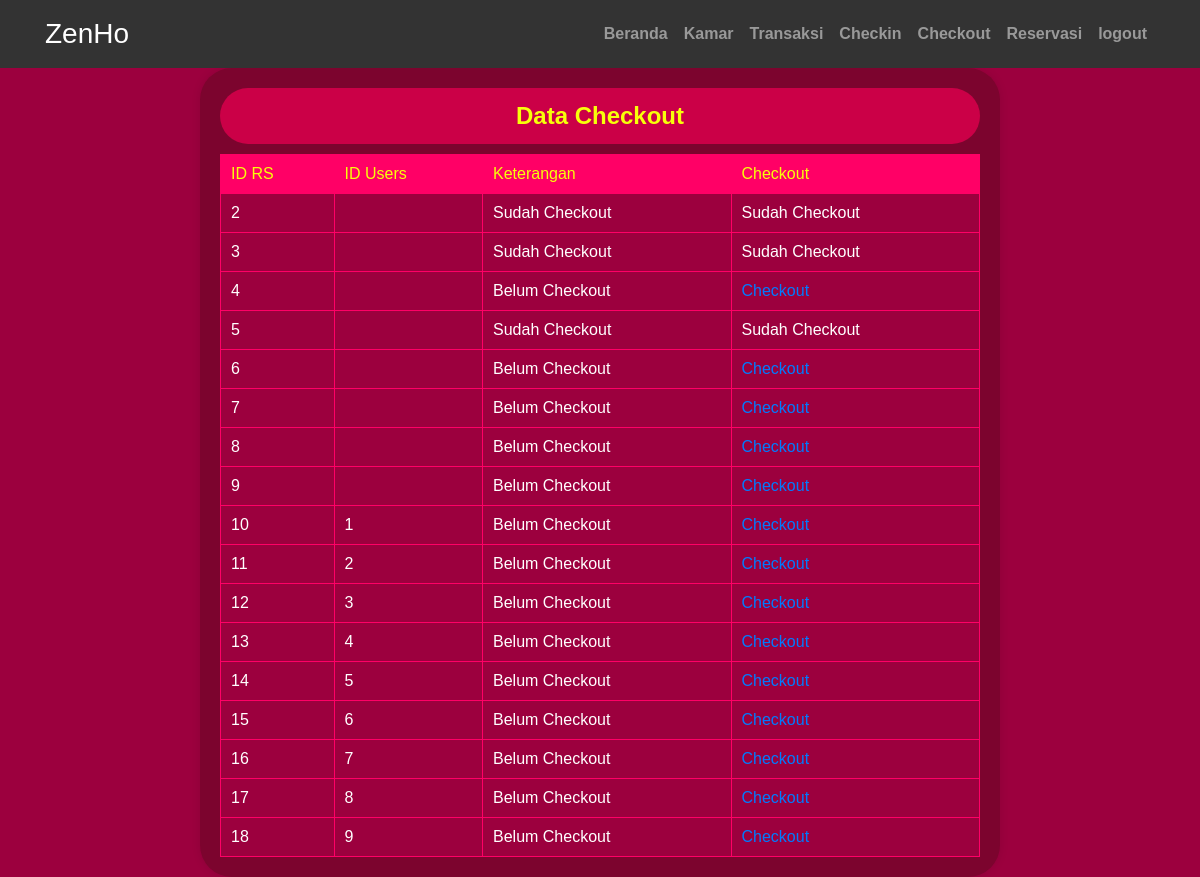
/hotel/chekout/table_chekout.php, run on the app's committed database.
### tables this page shows
CREATE TABLE `checkout` (
  `id_check` int(100) NOT NULL,
  `id_transaksi` int(200) DEFAULT NULL
);

### hotel/chekout/table_chekout.php (the view, shortened to what this page needs)
<html lang="en">
<head>
    <link rel="stylesheet" href="https://maxcdn.bootstrapcdn.com/bootstrap/4.5.2/css/bootstrap.min.css" />
    <link rel="stylesheet" href="../admin/zenadmin.css" />
</head>
<body>
    <header class="bg-dark text-white">
        <nav class="navbar navbar-expand-lg navbar-dark">
            <div class="container">
                <a class="navbar-brand" href="#">ZenHo</a>
                <div class="collapse navbar-collapse" id="navbarNav">
                    <ul class="navbar-nav ml-auto">
                    <li class="nav-item">
                            <a class="nav-link" href="../admin/zenadmin.php">Beranda</a>
                        </li>
                        <li class="nav-item">
                            <a class="nav-link" href="../kamar/ramak.php">Kamar</a>
                        </li>
                        <li class="nav-item">
                            <a class="nav-link" href="../transaksi.php">Transaksi</a>
                        </li>
                        <li class="nav-item">
                            <a class="nav-link" href="../reserfasi/table_chekin.php">Checkin</a>
                        </li>
                        <li class="nav-item">
                            <a class="nav-link" href="../chekout/table_chekout.php">Checkout</a>
                        </li>
                        <li class="nav-item">
                            <a class="nav-link" href="../reserfasi/reservasi.php">Reservasi</a>
                        </li>
                        <li class="nav-item">
                            <a class="nav-link" href="../admin/logout.php">logout</a>
                        </li>
                    </ul>
                </div>
            </div>
        </nav>
    </header>
    <div class="full">
        <div class="containerT content w-full">
            <div class="table-title">Data Checkout</div>
            <table class="data-table" border="1" cellpadding="5">
                <tr class="header-row">
                    <td>ID RS</td>
                    <td>ID Users</td>
                    <td>Keterangan</td>
                    <td>Checkout</td>
                </tr>
                <?php
            include "../koneksi.php";
            $data = mysqli_query($koneksi, "SELECT * FROM checkout");
            while ($data1 = mysqli_fetch_array($data)) {
                $id_c = $data1["id_check"];
                $check_query = mysqli_query($koneksi, "SELECT * FROM history WHERE id_check = $id_c");
                $keterangan = mysqli_num_rows($check_query) > 0 ? 'Sudah Checkout' : 'Belum Checkout'; ?>
                <tr>
                    <td>
                        <?php echo $data1["id_check"] ?>
                    </td>
                    <td>
                        <?php echo $data1["id_transaksi"] ?>
                    </td>
                    <td>
                        <?php echo $keterangan ?>
                    </td>
                    <td>
                        <?php if ($keterangan !== 'Sudah Checkout') { ?>
                        <a href="../chekout/aksi_out.php?idc=<?php echo $data1['id_check']; ?> & idrs=<?php echo $data1['id_transaksi'] ?>">Checkout</a>
              <?php } else { ?>
              Sudah Checkout
              <?php } ?>
            </td>
          </tr>
          <?php
            }
            ?>
        </table>
      </div>
    </div>
  </body>
</html>

### hotel/admin/zenadmin.css (style rules this page uses)
* { margin-top: 0; padding-top: 0; }
.navbar { background-color: #333; }
.navbar-brand { font-size: 28px; }
.nav-link { color: #fff; font-weight: bold; }

### hotel/chekout/table_chekout.php (style rules this page uses)
body, h1, h2, h3, p, div { margin: 0; padding: 0; }
body { font-family: Arial, sans-serif; background: rgb(156, 0, 62); margin: 0; padding: 0; width: 100%; height: 100vh; }
.full { min-height: 92%; }
.containerT { background-color: rgb(124, 4, 46); padding: 20px; border-radius: 2rem; -webkit-border-radius: 2rem; -moz-border-radius: 2rem; -ms-border-radius: 2rem; -o-border-radius: 2rem; box-shadow: 0 0 10px rgba(0, 0, 0, 0.1); margin: 20px; text-align: center; margin: 0 auto; max-width: 800px; }
.table-title { font-size: 24px; font-weight: bold; margin-bottom: 10px; border-radius: 2rem; -webkit-border-radius: 2rem; -moz-border-radius: 2rem; -ms-border-radius: 2rem; -o-border-radius: 2rem; background-color: rgb(203, 0, 71); color: rgb(247, 255, 10); padding: 10px; }
.data-table { width: 100%; border-collapse: collapse; background-color: rgb(156, 0, 62); border: 1px solid ; border-color: rgb(255, 0, 102); color: #fff; }
.data-table th, .data-table td { padding: 10px; text-align: left; }
.header-row { background-color: rgb(255, 0, 102); color: rgb(247, 255, 10) ; }
.data-table tr:nth-child(even) { background-color: rgb(156, 0, 62); }

### data on the page
checkout: id_check "2", keterangan "Sudah Checkout"
checkout: id_check "3", keterangan "Sudah Checkout"
checkout: id_check "4", keterangan "Belum Checkout"
checkout: id_check "5", keterangan "Sudah Checkout"
checkout: id_check "6", keterangan "Belum Checkout"
checkout: id_check "7", keterangan "Belum Checkout"
checkout: id_check "8", keterangan "Belum Checkout"
checkout: id_check "9", keterangan "Belum Checkout"
checkout: id_check "10", id_transaksi "1", keterangan "Belum Checkout"
checkout: id_check "11", id_transaksi "2", keterangan "Belum Checkout"
checkout: id_check "12", id_transaksi "3", keterangan "Belum Checkout"
checkout: id_check "13", id_transaksi "4", keterangan "Belum Checkout"
checkout: id_check "14", id_transaksi "5", keterangan "Belum Checkout"
checkout: id_check "15", id_transaksi "6", keterangan "Belum Checkout"
checkout: id_check "16", id_transaksi "7", keterangan "Belum Checkout"
checkout: id_check "17", id_transaksi "8", keterangan "Belum Checkout"
checkout: id_check "18", id_transaksi "9", keterangan "Belum Checkout"
